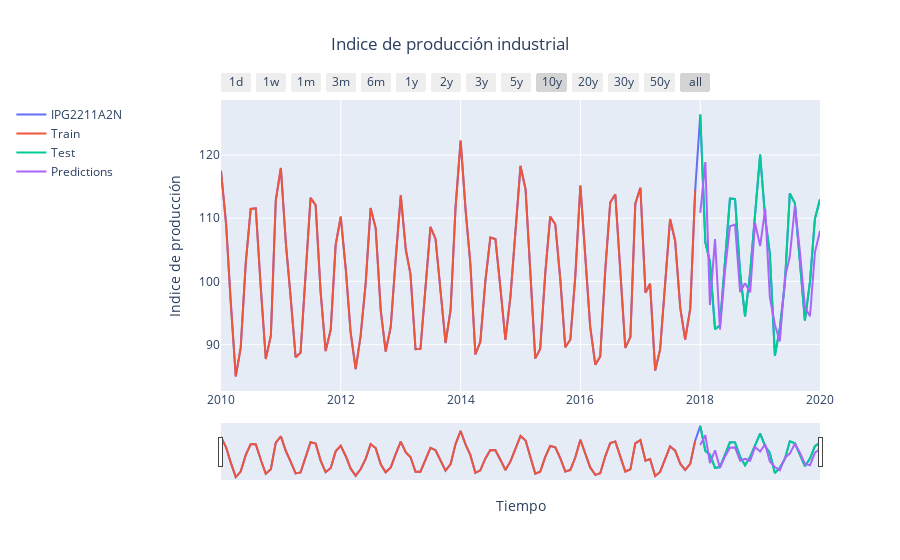

The notebook cell this image was saved under:
### Code cell
plot_('Indice de producción industrial', 
      (data.index, data['IPG2211A2N'], 'IPG2211A2N'),
      (train.index, train['IPG2211A2N'], 'Train'),
      (test.index, test['IPG2211A2N'], 'Test'),
      (test.index, test['Predictions'], 'Predictions'))
